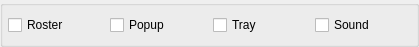
<ui version="4.0" >
 <class>NotifyKindsWidgetClass</class>
 <widget class="QWidget" name="NotifyKindsWidgetClass" >
  <property name="geometry" >
   <rect>
    <x>0</x>
    <y>0</y>
    <width>419</width>
    <height>47</height>
   </rect>
  </property>
  <layout class="QVBoxLayout" name="verticalLayout" >
   <property name="spacing" >
    <number>0</number>
   </property>
   <property name="margin" >
    <number>0</number>
   </property>
   <item>
    <widget class="QGroupBox" name="grbKinds" >
     <property name="flat" >
      <bool>false</bool>
     </property>
     <layout class="QHBoxLayout" name="horizontalLayout" >
      <property name="margin" >
       <number>5</number>
      </property>
      <item>
       <widget class="QCheckBox" name="chbRoster" >
        <property name="text" >
         <string>Roster</string>
        </property>
       </widget>
      </item>
      <item>
       <widget class="QCheckBox" name="chbPopup" >
        <property name="text" >
         <string>Popup</string>
        </property>
       </widget>
      </item>
      <item>
       <widget class="QCheckBox" name="chbTray" >
        <property name="text" >
         <string>Tray</string>
        </property>
       </widget>
      </item>
      <item>
       <widget class="QCheckBox" name="chbSound" >
        <property name="text" >
         <string>Sound</string>
        </property>
       </widget>
      </item>
     </layout>
    </widget>
   </item>
  </layout>
 </widget>
 <layoutdefault spacing="6" margin="11" />
 <resources/>
 <connections/>
</ui>
